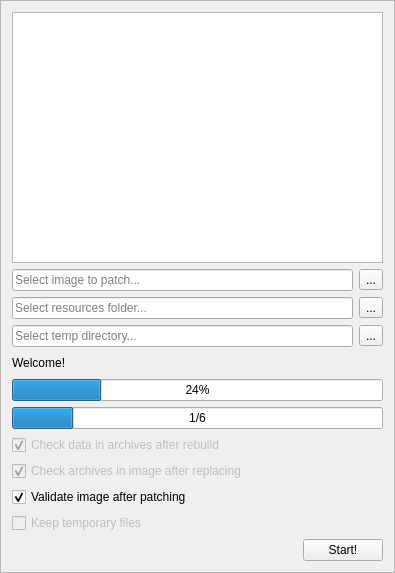
<?xml version="1.0" encoding="UTF-8"?>
<ui version="4.0">
 <class>MainFrame</class>
 <widget class="QFrame" name="MainFrame">
  <property name="geometry">
   <rect>
    <x>0</x>
    <y>0</y>
    <width>395</width>
    <height>573</height>
   </rect>
  </property>
  <property name="windowTitle">
   <string>Silent Hill: Shattered Memories Work Patcher</string>
  </property>
  <property name="frameShape">
   <enum>QFrame::StyledPanel</enum>
  </property>
  <property name="frameShadow">
   <enum>QFrame::Raised</enum>
  </property>
  <layout class="QVBoxLayout" name="verticalLayout">
   <item>
    <widget class="QListWidget" name="actionList">
     <property name="toolTip">
      <string>PAKs to patch.</string>
     </property>
    </widget>
   </item>
   <item>
    <layout class="QHBoxLayout" name="horizontalLayout">
     <item>
      <widget class="QLineEdit" name="imagePath">
       <property name="toolTip">
        <string>Path to image file.</string>
       </property>
       <property name="placeholderText">
        <string>Select image to patch...</string>
       </property>
      </widget>
     </item>
     <item>
      <widget class="QToolButton" name="selectImageButton">
       <property name="text">
        <string>...</string>
       </property>
      </widget>
     </item>
    </layout>
   </item>
   <item>
    <layout class="QHBoxLayout" name="horizontalLayout_2">
     <item>
      <widget class="QLineEdit" name="dataPath">
       <property name="toolTip">
        <string>Path to resources folder.</string>
       </property>
       <property name="placeholderText">
        <string>Select resources folder...</string>
       </property>
      </widget>
     </item>
     <item>
      <widget class="QToolButton" name="selectDataPathButton">
       <property name="text">
        <string>...</string>
       </property>
      </widget>
     </item>
    </layout>
   </item>
   <item>
    <layout class="QHBoxLayout" name="horizontalLayout_4">
     <item>
      <widget class="QLineEdit" name="tempPath">
       <property name="placeholderText">
        <string>Select temp directory...</string>
       </property>
      </widget>
     </item>
     <item>
      <widget class="QToolButton" name="selectTempPathButton">
       <property name="text">
        <string>...</string>
       </property>
      </widget>
     </item>
    </layout>
   </item>
   <item>
    <layout class="QHBoxLayout" name="horizontalLayout_5">
     <item>
      <widget class="QLabel" name="statusLabel">
       <property name="text">
        <string>Welcome!</string>
       </property>
      </widget>
     </item>
     <item>
      <spacer name="horizontalSpacer_2">
       <property name="orientation">
        <enum>Qt::Horizontal</enum>
       </property>
       <property name="sizeHint" stdset="0">
        <size>
         <width>40</width>
         <height>20</height>
        </size>
       </property>
      </spacer>
     </item>
     <item>
      <widget class="QLabel" name="messageLabel">
       <property name="text">
        <string/>
       </property>
      </widget>
     </item>
    </layout>
   </item>
   <item>
    <widget class="QProgressBar" name="itemProgressBar">
     <property name="value">
      <number>24</number>
     </property>
    </widget>
   </item>
   <item>
    <widget class="QProgressBar" name="totalProgressBar">
     <property name="maximum">
      <number>6</number>
     </property>
     <property name="value">
      <number>1</number>
     </property>
     <property name="textVisible">
      <bool>true</bool>
     </property>
     <property name="format">
      <string>%v/6</string>
     </property>
    </widget>
   </item>
   <item>
    <widget class="QCheckBox" name="checkData">
     <property name="enabled">
      <bool>false</bool>
     </property>
     <property name="text">
      <string>Check data in archives after rebuild</string>
     </property>
     <property name="checked">
      <bool>true</bool>
     </property>
    </widget>
   </item>
   <item>
    <widget class="QCheckBox" name="checkArchives">
     <property name="enabled">
      <bool>false</bool>
     </property>
     <property name="text">
      <string>Check archives in image after replacing</string>
     </property>
     <property name="checked">
      <bool>true</bool>
     </property>
    </widget>
   </item>
   <item>
    <widget class="QCheckBox" name="checkImage">
     <property name="text">
      <string>Validate image after patching</string>
     </property>
     <property name="checked">
      <bool>true</bool>
     </property>
    </widget>
   </item>
   <item>
    <widget class="QCheckBox" name="keepTempFiles">
     <property name="enabled">
      <bool>false</bool>
     </property>
     <property name="text">
      <string>Keep temporary files</string>
     </property>
    </widget>
   </item>
   <item>
    <layout class="QHBoxLayout" name="horizontalLayout_3">
     <item>
      <spacer name="horizontalSpacer">
       <property name="orientation">
        <enum>Qt::Horizontal</enum>
       </property>
       <property name="sizeHint" stdset="0">
        <size>
         <width>40</width>
         <height>20</height>
        </size>
       </property>
      </spacer>
     </item>
     <item>
      <widget class="QPushButton" name="startButton">
       <property name="text">
        <string>Start!</string>
       </property>
      </widget>
     </item>
    </layout>
   </item>
  </layout>
 </widget>
 <resources/>
 <connections/>
</ui>
